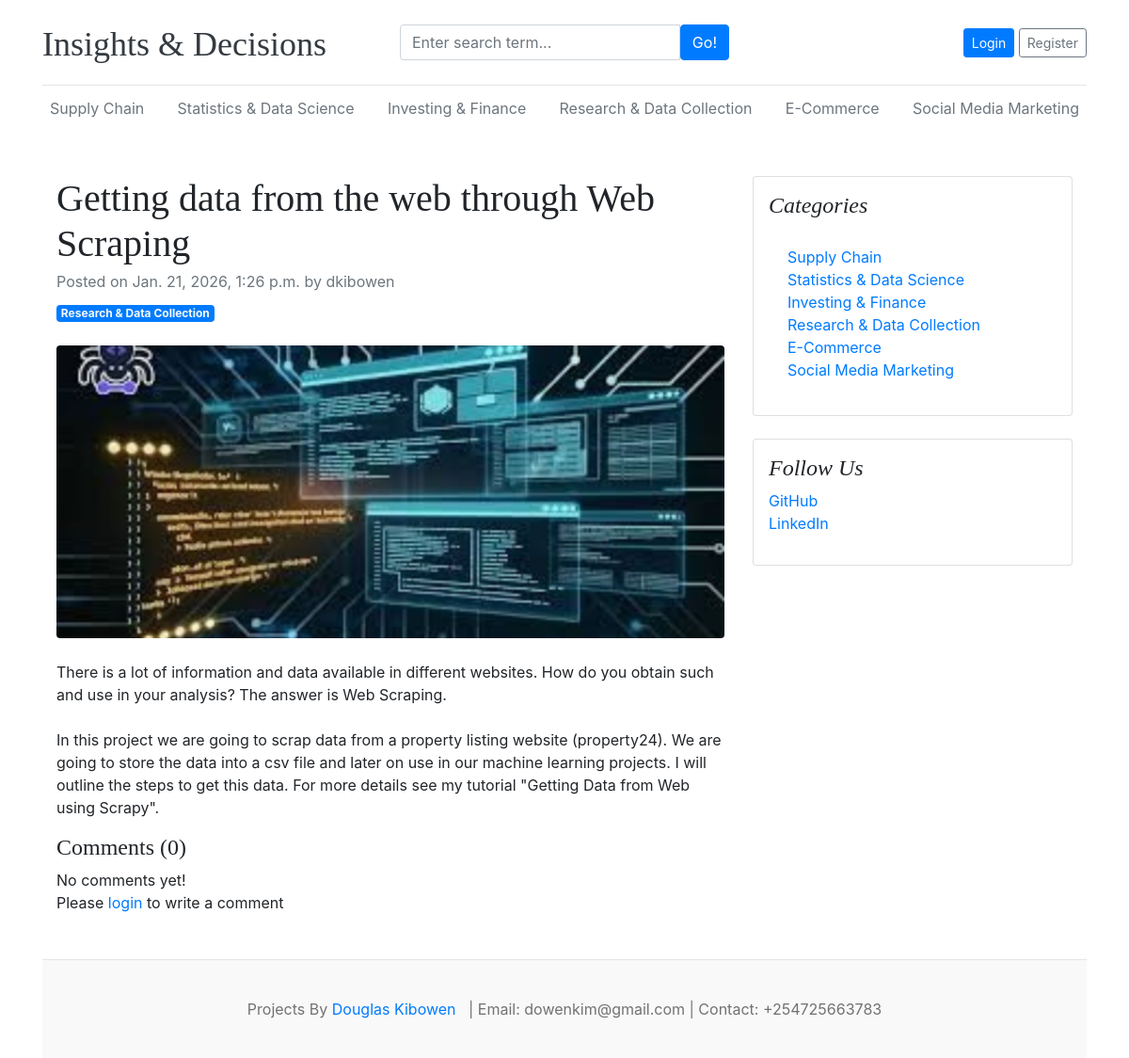
Screenshot of /blogs/getting-data-from-the-web-through-web-scraping-14 with the database file from the repository.
### blogs/models.py (models this page shows, shortened)
class Category(models.Model):
    category_name = models.CharField(max_length=100,unique=True)
    created_at = models.DateTimeField(auto_now_add=True)
    updated_at = models.DateTimeField(auto_now=True)
    class Meta:
        verbose_name_plural = "categories"
    def __str__(self):
        return self.category_name

class Blog(models.Model):
    title = models.CharField(max_length=100)
    slug = models.SlugField(max_length=200,unique=True,blank=True)
    category = models.ForeignKey(Category,on_delete=models.CASCADE)
    author = models.ForeignKey(User,on_delete=models.CASCADE)
    featured_image = models.ImageField(upload_to='uploads/%Y/%m/%d')
    short_description = models.TextField(max_length=500)
    blog_body = models.TextField(max_length=5000)
    is_featured = models.BooleanField(default=False)
    status = models.CharField(max_length=20,choices=STATUS_CHOICES,default="Draft")
    created_at = models.DateTimeField(auto_now_add=True)
    updated_at = models.DateTimeField(auto_now=True)

### blogs/views.py (the view, shortened to what this page needs)
# urls.py: path('blogs/<slug:slug>',BlogView.single_blog,name='single_blog'),
def single_blog(request,slug):
    post = Blog.objects.get(status='Published',slug=slug)
    comments = Comment.objects.filter(blog=post)
    comments_count = comments.count()
    context = {
        "post":post,
        "comments":comments,
        "comments_count":comments_count
    }
    return render(request,'blogs.html',context)

### blogs/context_processors.py (called while the page is built)
def get_categories(request):
    categories = Category.objects.all().order_by('updated_at')
    return dict(categories=categories)

### templates/blogs.html
{% extends 'base.html' %}
{% block content %}
<div class="container mt-5">
    <div class="row">
        <div class="col-lg-8">
            <article>
                <header class="mb-4">
                    <h1 class="fw-bolder mb-1">{{ post.title }}</h1>
                    <div class="text-muted fst-italic mb-2">Posted on {{ post.updated_at }} by {{ post.author }}</div>
                    <a class="badge bg-primary text-decoration-none text-light" href="#!">{{ post.category }}</a>
                </header>
                <figure class="mb-4"><img class="img-fluid rounded"
                        src="{{ post.featured_image.url }}" alt="..." /></figure>
                <section class="mb-5">
                    <p class="fs-5 mb-4">{{ post.short_description|linebreaks }}</p>
                    <p class="fs-5 mb-4">{{ post.blog_body | linebreaks }}</p>
                     <h4>Comments ({{ comments_count }})</h4>
                     {% if comments %}
                     {% for comment in comments %}
                     <div class="card mt-1">
                        <div class="card-body">
                            <p class="card-text mb-0">{{ comment }}</p>
                            <span>
                                <small>By {{ comment.user }}</small>
                                <small>| {{ comment.created_at | timesince }} ago</small>
                            </span>
                        </div>
                     </div>
                     {% endfor %}
                     {% else %}
                     No comments yet!
                     {% endif %}
                     <br>
                     <div class="form-group">
                        {% if user.is_authenticated %}
                        <form action="" method="POST">
                            {% csrf_token %}
                            <div class="form-group">
                                <textarea name="comment" class="form-control" placeholder="Write your comment"></textarea>
                                <input type="submit" value="submit" class="btn btn-primary mt-1">
                            </div>
                        </form>
                        {% else %}
                        <p>Please <span><a href="{% url 'login' %}">login</a></span> to write a comment</p>
                        {% endif %}
                     </div>
                </section>
            </article>
        </div>
        <div class="col-lg-4">
            <div class="card mb-4 p-3">
                <h4 class="font-italic">Categories</h4>
                <div class="card-body">
                    <div class="row">
                        <div class="col-sm-10">
                            <ul class="list-unstyled mb-0">
                                {% for cat in categories %}
                                <li><a href="{% url 'posts_by_category' cat.id %}">{{ cat }}</a></li>
                                {% endfor %}
                            </ul>
                        </div>
                    </div>
                </div>
            </div>
            <div class="card mb-4 p-3">
                <h4 class="font-italic">Follow Us</h4>
                <ol class="list-unstyled">
                    <li><a href="#">GitHub</a></li>
                    <li><a href="#">LinkedIn</a></li>
                </ol>
            </div>
        </div>
    </div>
</div>
{% endblock %}

### templates/base.html (shortened to what this page needs)
{% load static %}
<!DOCTYPE html>
<html lang="en">
<head>
    <link href="https://getbootstrap.com/docs/4.0/dist/css/bootstrap.min.css" rel="stylesheet">
    <link href="{% static 'css/blog.css' %}" rel="stylesheet">
    <link rel="stylesheet" href="https://cdnjs.cloudflare.com/ajax/libs/font-awesome/4.7.0/css/font-awesome.min.css">
</head>
<body>
    <div class="container">
        <header class="blog-header py-3">
            <div class="row flex-nowrap justify-content-between align-items-center">
                <div class="col-4 pt-1">
                    <a class="blog-header-logo text-dark" href="/">Insights & Decisions</a>
                </div>
                <div class="col-4">
                    <form action="{% url 'search' %}" method="GET">
                        <div class="input-group">
                            <input class="form-control" type="text" name="keyword" value="{{ keyword }}" placeholder="Enter search term..."
                                aria-label="Enter search term..." aria-describedby="button-search" />
                            <button type="submit" class="btn btn-primary" id="button-search" type="button">Go!</button>
                        </div>
                    </form>
                </div>
                <div class="col-4 d-flex justify-content-end align-items-center">
                    {% if not user.is_authenticated %}
                    <a class="btn btn-sm btn-primary" href="{% url 'login' %}">Login</a> &nbsp;
                    <a class="btn btn-sm btn-outline-secondary" href="{% url 'register' %}">Register</a>
                    {% else %}
                    <span><a href="{% url 'dashboard' %}">Dashboard</a></span>
                    &emsp;
                    <span><a href="{% url 'logout' %}">Logout</a></span>
                    {% endif %}
                </div>
            </div>
        </header>
        <div class="nav-scroller py-1 mb-2">
            <nav class="nav d-flex justify-content-between">
                {% for cat in categories %}
                <a class="p-2 text-muted" href="{% url 'posts_by_category' cat.id %}">{{ cat.category_name }}</a>
                {% endfor %}
        </div>
        {% block content %}
        {% endblock %}
        <footer class="blog-footer">
            Projects By <a href="#">Douglas Kibowen</a> &nbsp;
            | Email: dowenkim@gmail.com | Contact: +254725663783
        </footer>
</body>
</html>

### douglas_main/static/css/blog.css (style rules this page uses)
.blog-header { border-bottom: 1px solid #e5e5e5; }
.blog-header-logo { font-family: "Playfair Display", Georgia, "Times New Roman", serif; font-size: 2.25rem; }
h1, h2, h3, h4, h5, h6 { font-family: "Playfair Display", Georgia, "Times New Roman", serif; }
.blog-footer { padding: 2.5rem 0; color: #727272; text-align: center; background-color: #f9f9f9; border-top: .05rem solid #e5e5e5; }

### rows the page displays
Category: category_name "Supply Chain"
Category: category_name "Statistics & Data Science"
Category: category_name "Investing & Finance"
Category: category_name "Research & Data Collection"
Category: category_name "E-Commerce"
Category: category_name "Social Media Marketing"
Blog: title "Getting data from the web through Web Scraping", updated_at "Jan. 21, 2026, 1:26 p.m.", author "dkibowen", category "Research & Data Collection", featured_image (picture), short_description "There is a lot of information and data available in different websites. How do you obtain such and use in your analysis? The answer is Web Scraping.", blog_body "In this project we are going to scrap data from a property listing website (property24). We are going to store the data into a csv file and later on use in our machine learning projects. I will outline the steps to get this data. For more details see my tutorial \"Getting Data from Web using Scrapy\"."

### other values shown
{{ comments_count }} "0"
